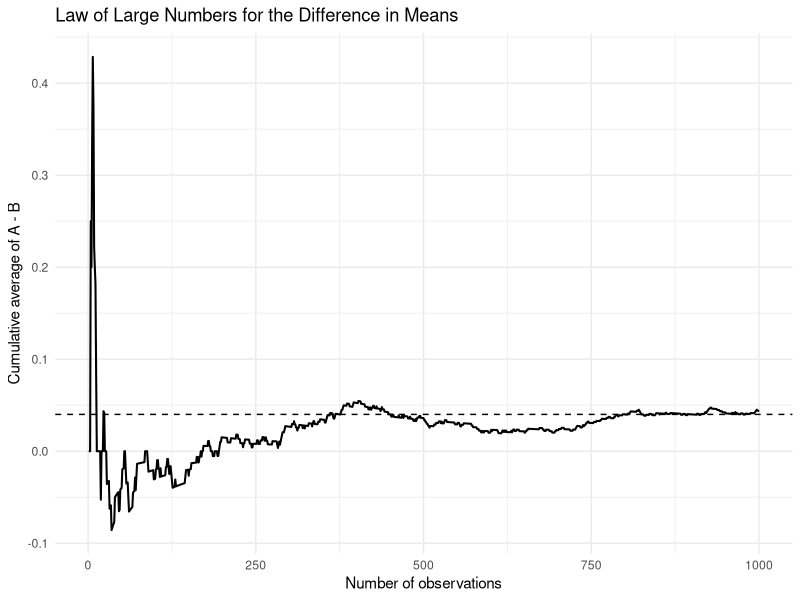
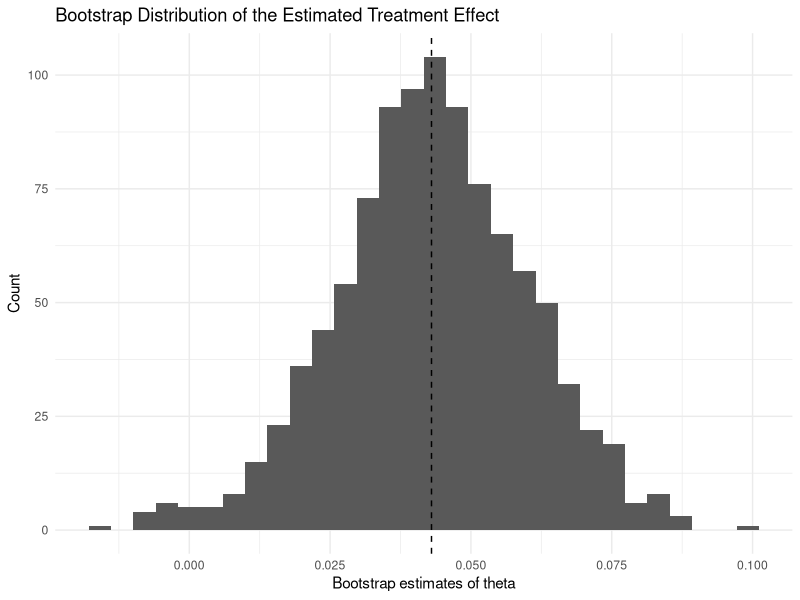
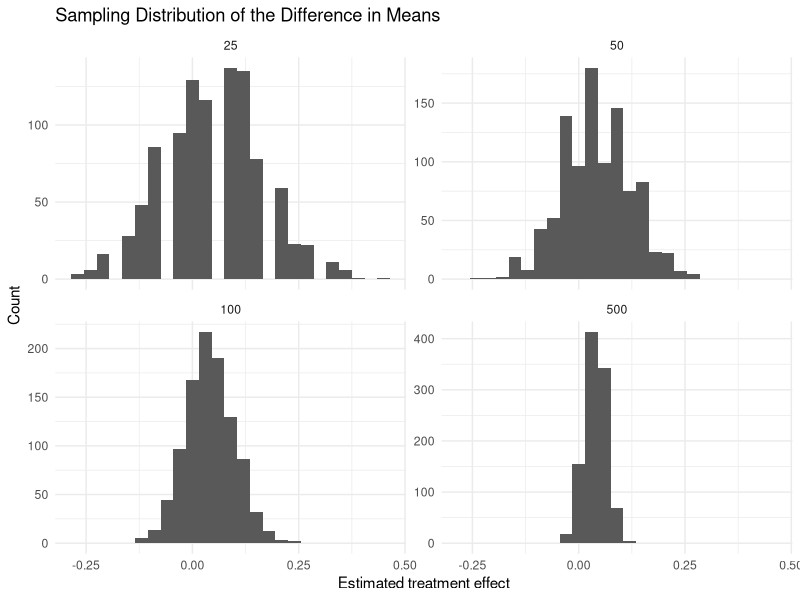

These charts were generated, in order, by the following R code:
## ---- chunk 1
library(ggplot2)
library(knitr)

set.seed(495)

pi_A <- 0.22
pi_B <- 0.18
theta_true <- pi_A - pi_B
n <- 1000

cta_A <- rbinom(n, size = 1, prob = pi_A)
cta_B <- rbinom(n, size = 1, prob = pi_B)

hat_pi_A <- mean(cta_A)
hat_pi_B <- mean(cta_B)
hat_theta <- hat_pi_A - hat_pi_B

ab_data <- data.frame(
  Y = c(cta_A, cta_B),
  D = c(rep(1, n), rep(0, n))
)

diff_vec <- cta_A - cta_B
running_mean <- cumsum(diff_vec) / seq_along(diff_vec)
lln_df <- data.frame(
  obs = 1:n,
  running_mean = running_mean
)

B <- 1000
boot_thetas <- replicate(B, {
  mean(sample(cta_A, size = n, replace = TRUE)) -
    mean(sample(cta_B, size = n, replace = TRUE))
})
boot_se <- sd(boot_thetas)

analytical_se <- sqrt(
  hat_pi_A * (1 - hat_pi_A) / n +
    hat_pi_B * (1 - hat_pi_B) / n
)

ci_lower <- hat_theta - 1.96 * boot_se
ci_upper <- hat_theta + 1.96 * boot_se

sample_sizes <- c(25, 50, 100, 500)
clt_df <- do.call(rbind, lapply(sample_sizes, function(m) {
  thetas <- replicate(1000, {
    mean(rbinom(m, 1, pi_A)) - mean(rbinom(m, 1, pi_B))
  })
  data.frame(n = factor(m, levels = sample_sizes), theta_hat = thetas)
}))

z_stat <- hat_theta / analytical_se
p_value <- 2 * (1 - pnorm(abs(z_stat)))

reg_fit <- lm(Y ~ D, data = ab_data)
reg_summary <- summary(reg_fit)
reg_coef <- coef(reg_summary)["D", "Estimate"]
reg_se <- coef(reg_summary)["D", "Std. Error"]
reg_t <- coef(reg_summary)["D", "t value"]
reg_p <- coef(reg_summary)["D", "Pr(>|t|)"]

peek_sizes <- seq(100, 1000, by = 100)
num_experiments <- 5000
false_positive <- logical(num_experiments)

for (i in seq_len(num_experiments)) {
  A_null <- rbinom(1000, 1, 0.20)
  B_null <- rbinom(1000, 1, 0.20)

  pvals <- sapply(peek_sizes, function(m) {
    pA <- mean(A_null[1:m])
    pB <- mean(B_null[1:m])
    theta_hat_m <- pA - pB
    se_m <- sqrt(pA * (1 - pA) / m + pB * (1 - pB) / m)

    if (se_m == 0) return(1)

    z_m <- theta_hat_m / se_m
    2 * (1 - pnorm(abs(z_m)))
  })

  false_positive[i] <- any(pvals < 0.05)
}

peeking_fp_rate <- mean(false_positive)

summary_table <- data.frame(
  Quantity = c(
    "Estimated sign-up rate for CTA A",
    "Estimated sign-up rate for CTA B",
    "Estimated treatment effect",
    "Bootstrap standard error",
    "Analytical standard error",
    "95% CI lower bound",
    "95% CI upper bound",
    "z-statistic",
    "p-value"
  ),
  Value = c(
    hat_pi_A,
    hat_pi_B,
    hat_theta,
    boot_se,
    analytical_se,
    ci_lower,
    ci_upper,
    z_stat,
    p_value
  )
)

reg_table <- data.frame(
  Quantity = c("Coefficient on D", "Standard error", "t-statistic", "p-value"),
  Value = c(reg_coef, reg_se, reg_t, reg_p)
)

peek_table <- data.frame(
  Quantity = "False positive rate with repeated peeking",
  Value = peeking_fp_rate
)
## ---- chunk 2
kable(summary_table[1:3, ], digits = 4, caption = "Summary of the simulated A/B test sample")
## ---- chunk 3
ggplot(lln_df, aes(x = obs, y = running_mean)) +
  geom_line(linewidth = 0.7) +
  geom_hline(yintercept = theta_true, linetype = "dashed") +
  labs(
    title = "Law of Large Numbers for the Difference in Means",
    x = "Number of observations",
    y = "Cumulative average of A - B"
  ) +
  theme_minimal()
## ---- chunk 4
ggplot(data.frame(boot_thetas = boot_thetas), aes(x = boot_thetas)) +
  geom_histogram(bins = 30) +
  geom_vline(xintercept = hat_theta, linetype = "dashed") +
  labs(
    title = "Bootstrap Distribution of the Estimated Treatment Effect",
    x = "Bootstrap estimates of theta",
    y = "Count"
  ) +
  theme_minimal()
## ---- chunk 5
kable(summary_table[4:7, ], digits = 4, caption = "Estimated uncertainty around the treatment effect")
## ---- chunk 6
ggplot(clt_df, aes(x = theta_hat)) +
  geom_histogram(bins = 25) +
  facet_wrap(~ n, scales = "free_y") +
  labs(
    title = "Sampling Distribution of the Difference in Means",
    x = "Estimated treatment effect",
    y = "Count"
  ) +
  theme_minimal()
## ---- chunk 7
kable(summary_table[8:9, ], digits = 4, caption = "Hypothesis test results")
## ---- chunk 8
kable(reg_table, digits = 4, caption = "Regression version of the A/B test")
## ---- chunk 9
kable(peek_table, digits = 4, caption = "Effect of repeated peeking under the null")
